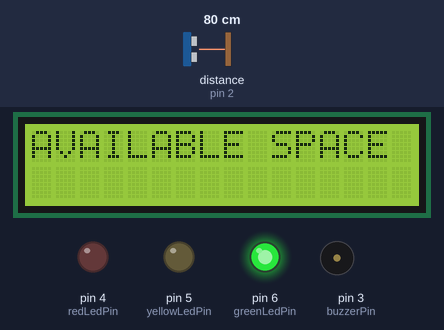
Bench run of a sketch on a simulated Arduino Uno, built with avr-gcc and run on an emulated ATmega328P. Parts: 16×2 character LCD, output pins drawn as LEDs (lit = HIGH), buzzer (waves = sounding). Wiring (inferred from the names in the program): ultrasonic range finder: trigger pin 1; echo pin 2. The inputs (shaded band) are chosen by the test bench; at power-on: distance to the obstacle (sensor on pin 2) 80 cm. The echo pulse lasts 58.3 µs per cm; pins used as bus, display or sensor lines are not drawn.

Above: at 3.2 s.
3.3 s: distance to the obstacle (sensor on pin 2) set to 18 cm
5.2 s: distance to the obstacle (sensor on pin 2) set to 13 cm
At 6.35 s:
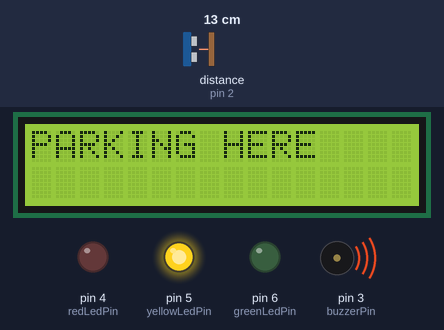
9.3 s: distance to the obstacle (sensor on pin 2) set to 7 cm
11.3 s: distance to the obstacle (sensor on pin 2) set to 4 cm
At 12.6 s:
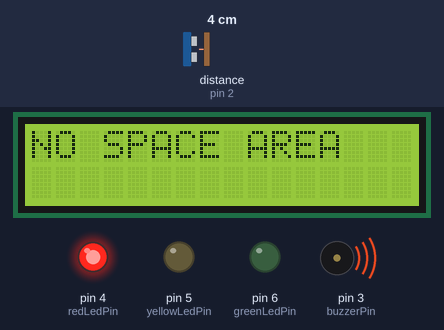
15.4 s: distance to the obstacle (sensor on pin 2) set to 9 cm
At 16.4 s:
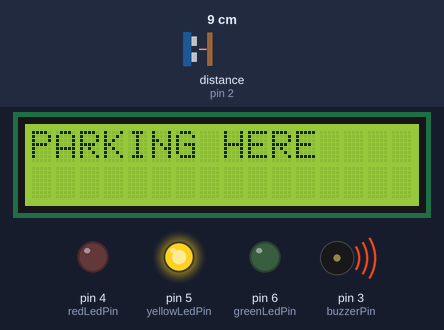
19.5 s: distance to the obstacle (sensor on pin 2) set to 2 cm
At 20.0 s:
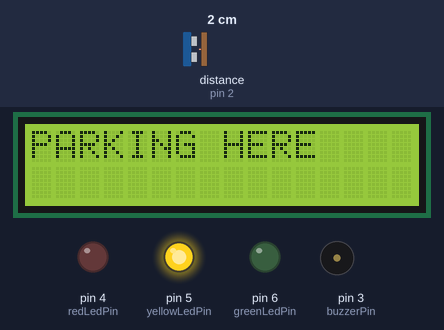
Timing chart, 0 to 22.5 s (numbered marks = the images above; inputs shaded):
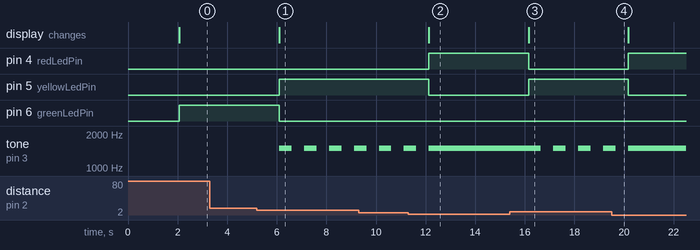

The sketch:

arduino_project_vehicle_parkig_sensor_code.ino
```cpp
#include <LiquidCrystal.h>

const int trigPin = 1;
const int echoPin = 2;
const int buzzerPin = 3;
const int redLedPin = 4;
const int yellowLedPin = 5;
const int greenLedPin = 6;
LiquidCrystal lcd(7,8,9,10,11,12);

void setup() {
pinMode(trigPin, OUTPUT);
pinMode(echoPin, INPUT);
pinMode(buzzerPin, OUTPUT);
pinMode(redLedPin, OUTPUT);
pinMode(yellowLedPin, OUTPUT);
pinMode(greenLedPin, OUTPUT);

lcd.begin(16, 2);
lcd.print("WELCOME !");
lcd.setCursor(0, 1);
lcd.print("VEHICLE PARKING");
delay(2000);
}


void loop()
{
long duration, distance;
digitalWrite(trigPin, LOW);
delayMicroseconds(2);
digitalWrite(trigPin, HIGH);
delayMicroseconds(10);
digitalWrite(trigPin, LOW);

duration = pulseIn(echoPin, HIGH);

distance = duration * 0.034 / 2;

lcd.clear();
if (distance < 5) {
digitalWrite(redLedPin, HIGH);
digitalWrite(yellowLedPin, LOW);
digitalWrite(greenLedPin, LOW);
tone(buzzerPin, 1500, 1000);
lcd.print("NO SPACE AREA");
}
else if (distance < 15) {

digitalWrite(redLedPin, LOW);
digitalWrite(yellowLedPin, HIGH);
digitalWrite(greenLedPin, LOW);
lcd.print("PARKING HERE");
tone(buzzerPin, 1500, 500);
}
else {

digitalWrite(redLedPin, LOW);
digitalWrite(yellowLedPin, LOW);
digitalWrite(greenLedPin, HIGH);
lcd.print("AVAILABLE SPACE AREA");
noTone(buzzerPin);
}
delay(1000);
}
```

Measured:
- the behaviour switches between 16 and 15 cm on distance to the obstacle (sensor on pin 2) (found by bisection; images 0 and 1)
- the behaviour switches between 6 and 5 cm on distance to the obstacle (sensor on pin 2) (found by bisection; images 1 and 2)
- after the input at 3.3 s, every drawn part: stays the same
- after the input at 5.2 s, pin 5 (yellowLedPin): LOW → HIGH after 0.90 s; pin 6 (greenLedPin): HIGH → LOW after 0.90 s; tone on pin 3 (buzzerPin): alternates 1500 Hz for 0.50 s and silent for 0.51 s, starting after 0.90 s; the display: changes after 0.90 s (image 1)
- after the input at 11.3 s, pin 4 (redLedPin): LOW → HIGH after 0.83 s; pin 5 (yellowLedPin): HIGH → LOW after 0.83 s; tone on pin 3 (buzzerPin): goes on until 12.1 s, then stays 1500 Hz; the display: changes after 0.83 s (image 2)
- after the input at 15.4 s, pin 4 (redLedPin): HIGH → LOW after 0.75 s; pin 5 (yellowLedPin): LOW → HIGH after 0.75 s; tone on pin 3 (buzzerPin): alternates 1500 Hz for 0.50 s and silent for 0.50 s, starting after 1.3 s; the display: changes after 0.75 s (image 3)
- after the input at 19.5 s, pin 4 (redLedPin): LOW → HIGH after 0.67 s; pin 5 (yellowLedPin): HIGH → LOW after 0.67 s; tone on pin 3 (buzzerPin): goes on until 20.2 s, then stays 1500 Hz
